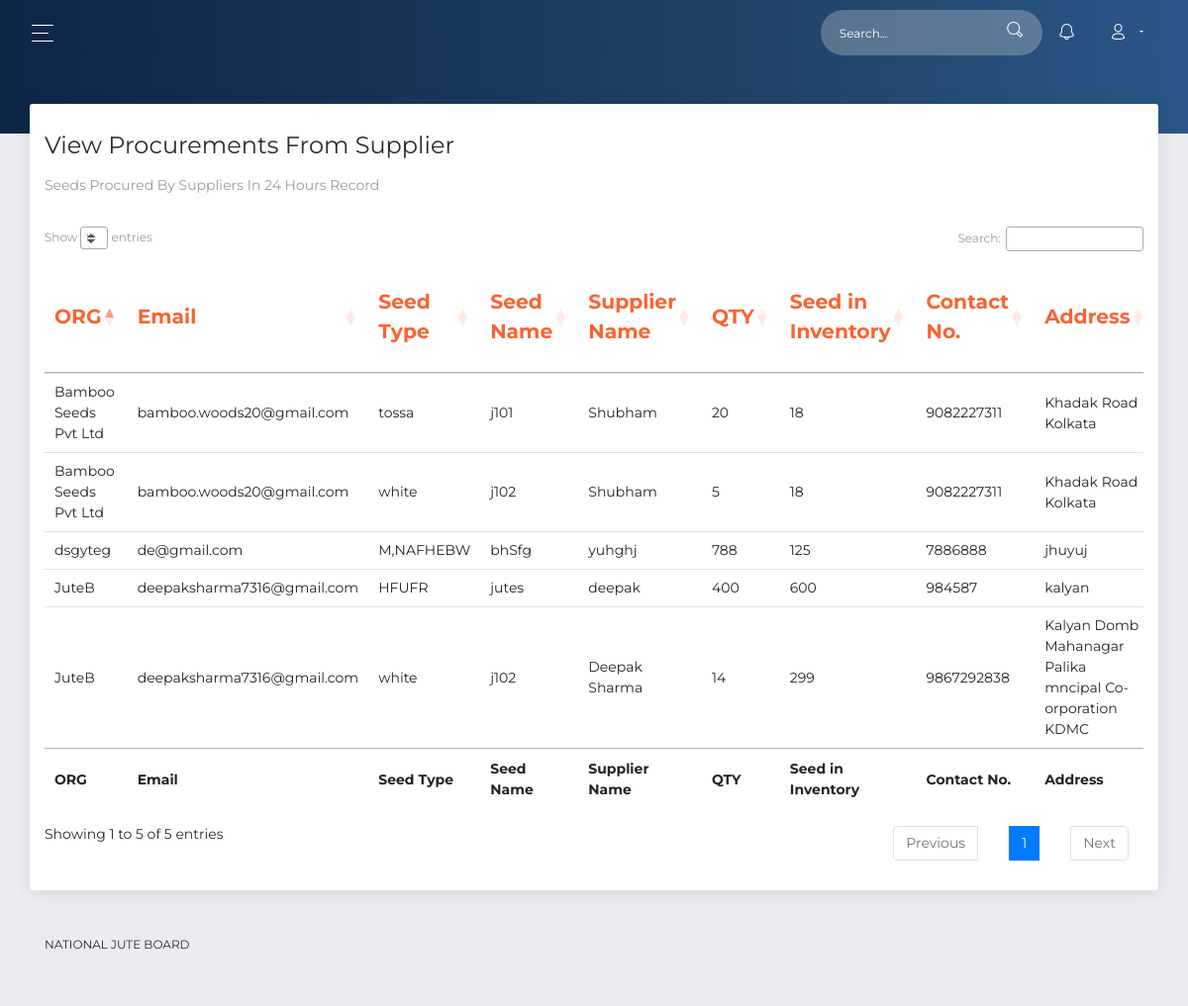
The page /vieword.php (signed in) on the database its author committed.
### tables this page shows
CREATE TABLE `orderfs` (
  `orid` int(11) NOT NULL,
  `org` varchar(255) NOT NULL,
  `email` varchar(255) NOT NULL,
  `seedtype` varchar(255) NOT NULL,
  `seed` varchar(255) NOT NULL,
  `supplier` varchar(255) NOT NULL,
  `qty` bigint(100) NOT NULL,
  `sqty` bigint(100) NOT NULL,
  `phone` bigint(100) NOT NULL,
  `address` varchar(10000) NOT NULL,
  `udate` date NOT NULL,
  `otoken` varchar(255) NOT NULL,
  `ostatus` varchar(255) NOT NULL,
  `created` timestamp NOT NULL DEFAULT CURRENT_TIMESTAMP ON UPDATE CURRENT_TIMESTAMP
);

### vieword.php (the view, shortened to what this page needs)
<?php
include_once 'database.php';
if (isset($_SESSION['user'])) {
$user=$_SESSION['user'];
$result = mysqli_query($conn,"SELECT * FROM supplier where email='$user'");
 $row = mysqli_fetch_assoc($result);
  $user_type=$row['type'];
if($user_type=='Official')
 {
$result2 = mysqli_query($conn,"SELECT * FROM orderfs where ostatus='Unsend'");
 ?>
<!DOCTYPE html>
<html lang="en">
<head>
  <link rel="stylesheet" href="https://use.fontawesome.com/releases/v5.7.1/css/all.css">
  <link href="assets/css/bootstrap.min.css" rel="stylesheet" />
  <link href="assets/css/now-ui-dashboard.css?v=1.5.0" rel="stylesheet" />
  <link href="assets/demo/demo.css" rel="stylesheet" />
  <link rel="stylesheet" type="text/css" href="https://cdn.datatables.net/1.10.21/css/jquery.dataTables.css">
  <link rel="stylesheet" type="text/css" href="https://cdn.datatables.net/1.10.21/css/dataTables.bootstrap4.min.css">
</head>
<body class="">
  <div class="wrapper ">
    <div class="main-panel" id="main-panel">
      <nav class="navbar navbar-expand-lg navbar-transparent  bg-primary  navbar-absolute">
        <div class="container-fluid">
          <div class="navbar-wrapper">
            <div class="navbar-toggle">
              <button type="button" class="navbar-toggler">
                <span class="navbar-toggler-bar bar1"></span>
                <span class="navbar-toggler-bar bar2"></span>
                <span class="navbar-toggler-bar bar3"></span>
              </button>
            </div>
          </div>
          <?php include('action.php');?>
        </div>
      </nav>
      <div class="panel-header panel-header-sm">
      </div>
      <div class="content">
        <div class="row">
          <div class="col-md-12">
            <div class="card">
              <div class="card-header">
                <h4 class="card-title">View Procurements From Supplier</h4>
                 <p class="card-category">Seeds procured by suppliers in 24 Hours Record</p>
              </div>
              <div class="card-body " style="overflow: scroll;">
                <div class="table-responsive">
                  <table class="table" id="example" class="table table-striped table-bordered" style="width:100%">
                    <thead class=" text-primary">
                     <tr>
                      <th>ORG</th>
                      <th>Email</th>
                       <th>Seed Type</th>
                      <th>Seed Name</th>
                      <th>Supplier Name</th>
                      <th>QTY</th>
                      <th>Seed in Inventory</th>
                      <th>Contact No.</th>
                      <th>Address</th>
                    </tr>
                  </thead>
                  <tbody>
                    <?php
                    if ($result2->num_rows > 0) {
                    while($row1 = $result2->fetch_assoc()) {
                      echo" <tr>";
                      echo"<td>".$row1['org']."</td>";
                       echo"<td>".$row1['email']."</td>";
                        echo"<td>".$row1['seedtype']."</td>";
                       echo"<td>".$row1['seed']."</td>";
                       echo"<td>".$row1['supplier']."</td>";
                       echo"<td>".$row1['qty']."</td>";
                      echo"<td>".$row1['sqty']."</td>";
                       echo"<td>".$row1['phone']."</td>";
                       echo"<td>".$row1['address']."</td>";
                          echo"<td>" ?>&nbsp;&nbsp;&nbsp;&nbsp;&nbsp;&nbsp;
                       <?php echo"</td>"; }
                        }
                        ?>
                     </tbody>
                  <tfoot>
                    <tr>
                      <th>ORG</th>
                      <th>Email</th>
                     <th>Seed Type</th>
                      <th>Seed Name</th>
                      <th>Supplier Name</th>
                      <th>QTY</th>
                      <th>Seed in Inventory</th>
                      <th>Contact No.</th>
                      <th>Address</th>
                    </tr>
                  </tfoot>
                  </table>
                </div>
              </div>
            </div>
          </div>
      <?php include('footer.php'); ?>
    </div>
  </div>
</body>
</html>
<?php
}
}
else{
  header("location: ./login.php");
}?>

### rows shown on the page
orderfs: org "dsgyteg", email "de@gmail.com", seedtype "M,NAFHEBW", seed "bhSfg", supplier "yuhghj", qty "788", sqty "125", phone "7886888", address "jhuyuj"
orderfs: org "JuteB", email "deepaksharma7316@gmail.com", seedtype "HFUFR", seed "jutes", supplier "deepak", qty "400", sqty "600", phone "984587", address "kalyan"
orderfs: org "JuteB", email "deepaksharma7316@gmail.com", seedtype "white", seed "j102", supplier "Deepak Sharma", qty "14", sqty "299", phone "9867292838", address "Kalyan Domb Mahanagar Palika mncipal Co-orporation KDMC"
orderfs: org "Bamboo Seeds Pvt Ltd", email "bamboo.woods20@gmail.com", seedtype "tossa", seed "j101", supplier "Shubham", qty "20", sqty "18", phone "9082227311", address "Khadak Road Kolkata"
orderfs: org "Bamboo Seeds Pvt Ltd", email "bamboo.woods20@gmail.com", seedtype "white", seed "j102", supplier "Shubham", qty "5", sqty "18", phone "9082227311", address "Khadak Road Kolkata"
